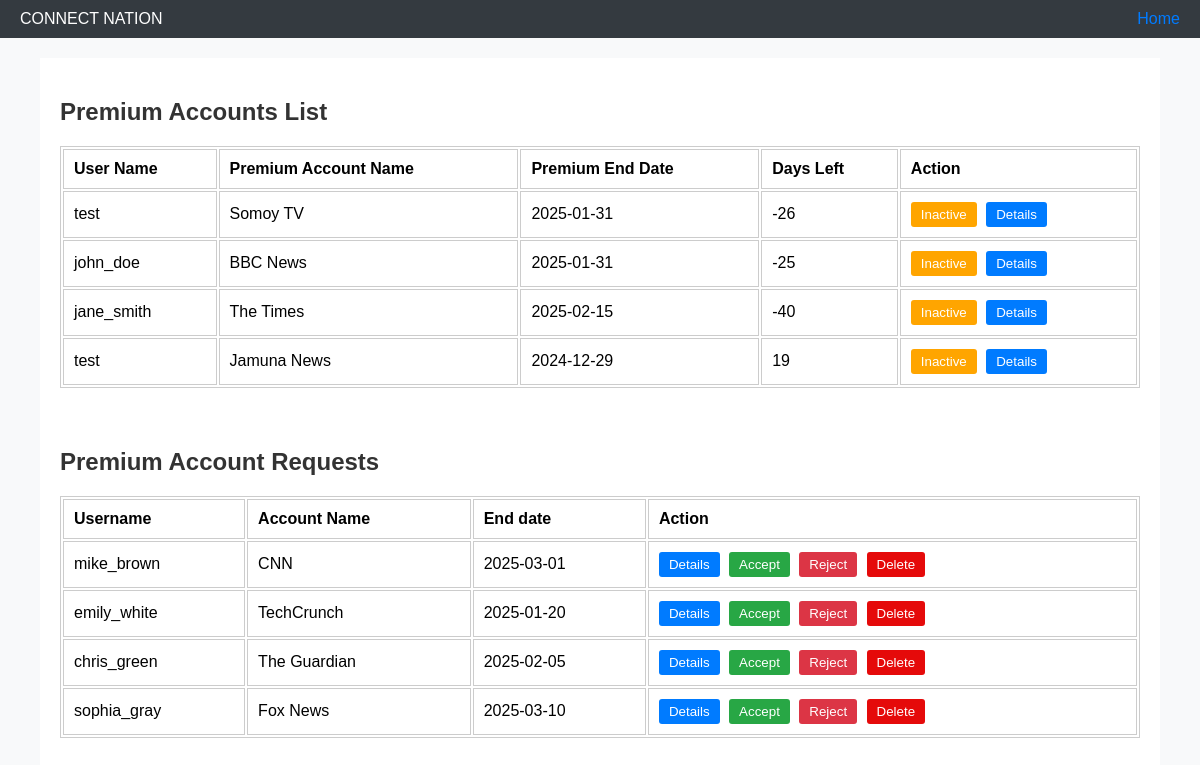
The app's page /Webtech/Admin/View/PremiumAccount.php (signed in) with its own data.
### tables this page shows
CREATE TABLE `premiumaccountrequest` (
  `username` varchar(50) NOT NULL,
  `Paccountname` varchar(50) NOT NULL,
  `url` varchar(1000) NOT NULL,
  `websitename` varchar(50) NOT NULL,
  `type` varchar(30) NOT NULL,
  `enddate` date NOT NULL,
  `remDays` int(5) NOT NULL,
  `Active` tinyint(1) NOT NULL
);

### Webtech/Admin/Model/PremiumAccountModel.php (called while the page is built, shortened)
<?php
    function getConnection(){
        $con = mysqli_connect('127.0.0.1', 'root', '', 'connectnation');
        return $con;
    }
    function getAllPremiumAccounts(){
        $con = getConnection();
        $sql = "select * from premiumaccountrequest";
        $result = mysqli_query($con, $sql);
        $accounts = [];
        if ($result && mysqli_num_rows($result) > 0) {
            while ($row = mysqli_fetch_assoc($result)) {
                $accounts[] = $row;
            }
        }
        return $accounts;
    }
?>

### Webtech/Admin/View/PremiumAccount.php (the view, shortened to what this page needs)
<?php
include('../Model/PremiumAccountModel.php');
if(isset($_SESSION['username'])){
?>
<html>
<head>
</head>
<body>
    <header>
        <div>CONNECT NATION</div>
        <div>
            <a href="AdminHomepage.php">Home</a>
        </div>
    </header>
    <main>
        <div class="section">
            <h2>Premium Accounts List</h2>
            <table>
                <thead>
                    <tr>
                        <th>User Name</th>
                        <th>Premium Account Name</th>
                        <th>Premium End Date</th>
                        <th>Days Left</th>
                        <th>Action</th>
                    </tr>
                </thead>
                <tbody id="premiumList">
                    <?php
                    $Accounts = getAllPremiumAccounts();
                   if($Accounts != null){
                    foreach($Accounts as $Account){
                        if($Account['Active'] == true){
?>
                    <tr>
                        <td><?php echo $Account['username'] ?></td>
                        <td><?php echo $Account['Paccountname'] ?></td>
                        <td><?php echo $Account['enddate'] ?></td>
                        <td><?php echo $Account['remDays'] ?></td>
                        <td class="action-buttons">
                            <button class="Inactive" onclick="window.location.href = '../Controller/PremiumAccountButton/reject.php?name=<?php echo ($Account['Paccountname']); ?>'">Inactive</button>
                            <button class="details" onclick="window.location.href = 'PremiumUserRequestDetails.php?accountname=<?php echo ($Account['Paccountname']); ?>'">Details</button>
                        </td>
                    </tr>
    <?php }}
     ?>
                </tbody>
            </table>
        </div>
        <div class="section">
            <h2>Premium Account Requests</h2>
            <table>
                <thead>
                    <tr>
                        <th>Username</th>
                        <th>Account Name</th>
                        <th>End date</th>
                        <th>Action</th>
                    </tr>
                </thead>
                <tbody id="premiumRequests">
                    <?php
                     foreach($Accounts as $Account){
                   if($Account['Active'] == false){
                    ?>
                    <tr>
                        <td> <?php echo $Account['username']?>  </td>
                        <td><?php echo $Account['Paccountname'] ?></td>
                        <td><?php echo $Account['enddate'] ?></td>
                        <td class="action-buttons">
                            <button class="details" onclick= "window.location.href = 'PremiumUserRequestDetails.php?accountname=<?php echo ($Account['Paccountname']); ?>'">Details</button>
                            <button class="accept" onclick="window.location.href='../Controller/PremiumAccountButton/accept.php?name=<?php echo ($Account['Paccountname']); ?>'">Accept</button>
                            <button class="reject" onclick="window.location.href='../Controller/PremiumAccountButton/reject.php?name=<?php echo ($Account['Paccountname']); ?>'">Reject</button>
                            <button class="delete" onclick="window.location.href='../Controller/PremiumAccountButton/Delete.php?name=<?php echo ($Account['Paccountname']); ?>'">Delete</button>
                        </td>
                    </tr>
                    <?php }}?>
                </tbody>
            </table>
        </div>
    </main>
</body>
</html>
<?php
               }
else{
    echo "Database is empty or connection loss";
}
}
else{
    header('location:login.html');
}
?>

### Webtech/Admin/View/PremiumAccount.php (style rules this page uses)
body { background-color: #f8f9fa; font-family: Arial, sans-serif; margin: 0; padding: 0; }
header { padding: 10px 20px; background: #343a40; color: #fff; display: flex; justify-content: space-between; align-items: center; }
header a { color: #007bff; text-decoration: none; margin-left: 15px; }
main { display: flex; flex-direction: column; margin: 20px auto; width: 90%; max-width: 1200px; background: #fff; padding: 20px; }
h2 { color: #333; margin-bottom: 10px; }
table { width: 100%; margin-top: 20px; }
table, th, td { border: 1px solid #ccc; }
th, td { padding: 10px; text-align: left; }
.action-buttons button { padding: 5px 10px; border: none; color: white; border-radius: 3px; margin-right: 5px; }
.action-buttons button.details { background-color: #007bff; }
.action-buttons button.Inactive { background-color: #ffa500; }
.action-buttons button.accept { background-color: #28a745; }
.action-buttons button.delete { background-color:rgb(229, 10, 10); }
.action-buttons button.reject { background-color: #dc3545; }
.section { margin-bottom: 40px; }

### records on screen
premiumaccountrequest: username "test", Paccountname "Somoy TV", enddate "2025-01-31", remDays "-26"
premiumaccountrequest: username "john_doe", Paccountname "BBC News", enddate "2025-01-31", remDays "-25"
premiumaccountrequest: username "jane_smith", Paccountname "The Times", enddate "2025-02-15", remDays "-40"
premiumaccountrequest: username "test", Paccountname "Jamuna News", enddate "2024-12-29", remDays "19"
premiumaccountrequest: username "mike_brown", Paccountname "CNN", enddate "2025-03-01"
premiumaccountrequest: username "emily_white", Paccountname "TechCrunch", enddate "2025-01-20"
premiumaccountrequest: username "chris_green", Paccountname "The Guardian", enddate "2025-02-05"
premiumaccountrequest: username "sophia_gray", Paccountname "Fox News", enddate "2025-03-10"
